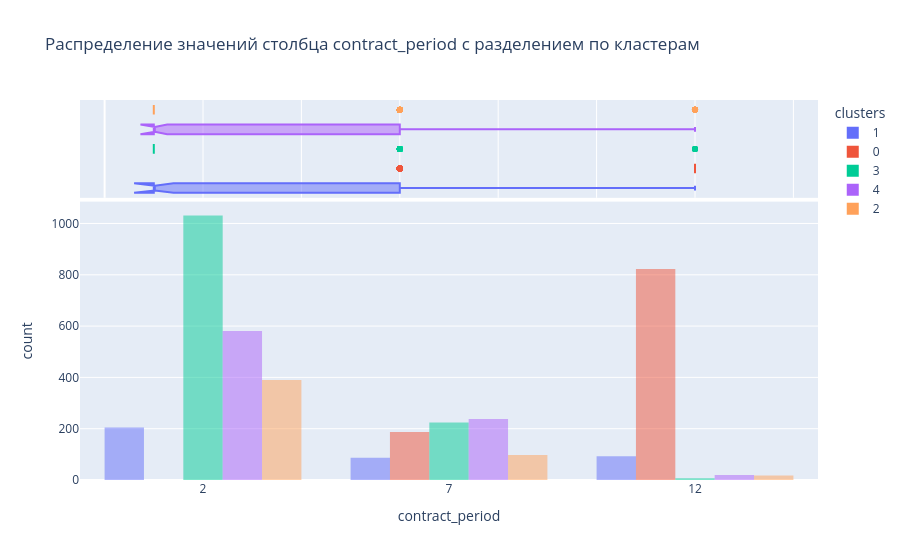

The code cell stored with this chart in its notebook:
### Markdown cell above
По признаку `lifetime` лидерами медианных значений стали группы клиентов 0-ого и 4-ого кластеров со значением в 4 месяца.  
У клиентов 1-ого кластера медианное значение 3 месяца.  
Аутсайдерами стали клиенты 3-его кластера.

### Code cell
display_histogram("contract_period")

### Figure 1 — Plotly figure (JSON) as saved in the notebook; plotly's stock layout.template omitted (floating-point values rounded to 4 significant figures; data arrays with more than 128 entries replaced by an {"elided": "..."} marker saying what was removed)
{"data": [{"alignmentgroup": "True", "bingroup": "x", "hovertemplate": "clusters=1<br>contract_period=%{x}<br>count=%{y}<extra></extra>", "legendgroup": "1", "marker": {"color": "#636efa", "opacity": 0.5, "pattern": {"shape": ""}}, "name": "1", "offsetgroup": "1", "orientation": "v", "showlegend": true, "type": "histogram", "x": {"elided": "385 int values"}, "xaxis": "x", "yaxis": "y"}, {"alignmentgroup": "True", "hovertemplate": "clusters=1<br>contract_period=%{x}<extra></extra>", "legendgroup": "1", "marker": {"color": "#636efa"}, "name": "1", "notched": true, "offsetgroup": "1", "showlegend": false, "type": "box", "x": {"elided": "385 int values"}, "xaxis": "x2", "yaxis": "y2"}, {"alignmentgroup": "True", "bingroup": "x", "hovertemplate": "clusters=0<br>contract_period=%{x}<br>count=%{y}<extra></extra>", "legendgroup": "0", "marker": {"color": "#EF553B", "opacity": 0.5, "pattern": {"shape": ""}}, "name": "0", "offsetgroup": "0", "orientation": "v", "showlegend": true, "type": "histogram", "x": {"elided": "1010 int values"}, "xaxis": "x", "yaxis": "y"}, {"alignmentgroup": "True", "hovertemplate": "clusters=0<br>contract_period=%{x}<extra></extra>", "legendgroup": "0", "marker": {"color": "#EF553B"}, "name": "0", "notched": true, "offsetgroup": "0", "showlegend": false, "type": "box", "x": {"elided": "1010 int values"}, "xaxis": "x2", "yaxis": "y2"}, {"alignmentgroup": "True", "bingroup": "x", "hovertemplate": "clusters=3<br>contract_period=%{x}<br>count=%{y}<extra></extra>", "legendgroup": "3", "marker": {"color": "#00cc96", "opacity": 0.5, "pattern": {"shape": ""}}, "name": "3", "offsetgroup": "3", "orientation": "v", "showlegend": true, "type": "histogram", "x": {"elided": "1262 int values"}, "xaxis": "x", "yaxis": "y"}, {"alignmentgroup": "True", "hovertemplate": "clusters=3<br>contract_period=%{x}<extra></extra>", "legendgroup": "3", "marker": {"color": "#00cc96"}, "name": "3", "notched": true, "offsetgroup": "3", "showlegend": false, "type": "box", "x": {"elided": "1262 int values"}, "xaxis": "x2", "yaxis": "y2"}, {"alignmentgroup": "True", "bingroup": "x", "hovertemplate": "clusters=4<br>contract_period=%{x}<br>count=%{y}<extra></extra>", "legendgroup": "4", "marker": {"color": "#ab63fa", "opacity": 0.5, "pattern": {"shape": ""}}, "name": "4", "offsetgroup": "4", "orientation": "v", "showlegend": true, "type": "histogram", "x": {"elided": "838 int values"}, "xaxis": "x", "yaxis": "y"}, {"alignmentgroup": "True", "hovertemplate": "clusters=4<br>contract_period=%{x}<extra></extra>", "legendgroup": "4", "marker": {"color": "#ab63fa"}, "name": "4", "notched": true, "offsetgroup": "4", "showlegend": false, "type": "box", "x": {"elided": "838 int values"}, "xaxis": "x2", "yaxis": "y2"}, {"alignmentgroup": "True", "bingroup": "x", "hovertemplate": "clusters=2<br>contract_period=%{x}<br>count=%{y}<extra></extra>", "legendgroup": "2", "marker": {"color": "#FFA15A", "opacity": 0.5, "pattern": {"shape": ""}}, "name": "2", "offsetgroup": "2", "orientation": "v", "showlegend": true, "type": "histogram", "x": {"elided": "505 int values"}, "xaxis": "x", "yaxis": "y"}, {"alignmentgroup": "True", "hovertemplate": "clusters=2<br>contract_period=%{x}<extra></extra>", "legendgroup": "2", "marker": {"color": "#FFA15A"}, "name": "2", "notched": true, "offsetgroup": "2", "showlegend": false, "type": "box", "x": {"elided": "505 int values"}, "xaxis": "x2", "yaxis": "y2"}], "layout": {"barmode": "group", "legend": {"title": {"text": "clusters"}, "tracegroupgap": 0}, "title": {"text": "Распределение значений столбца contract_period с разделением по кластерам"}, "xaxis": {"anchor": "y", "domain": [0, 1], "title": {"text": "contract_period"}}, "xaxis2": {"anchor": "y2", "domain": [0, 1], "matches": "x", "showgrid": true, "showticklabels": false}, "yaxis": {"anchor": "x", "domain": [0, 0.7326], "title": {"text": "count"}}, "yaxis2": {"anchor": "x2", "domain": [0.7426, 1], "matches": "y2", "showgrid": false, "showline": false, "showticklabels": false, "ticks": ""}}}
